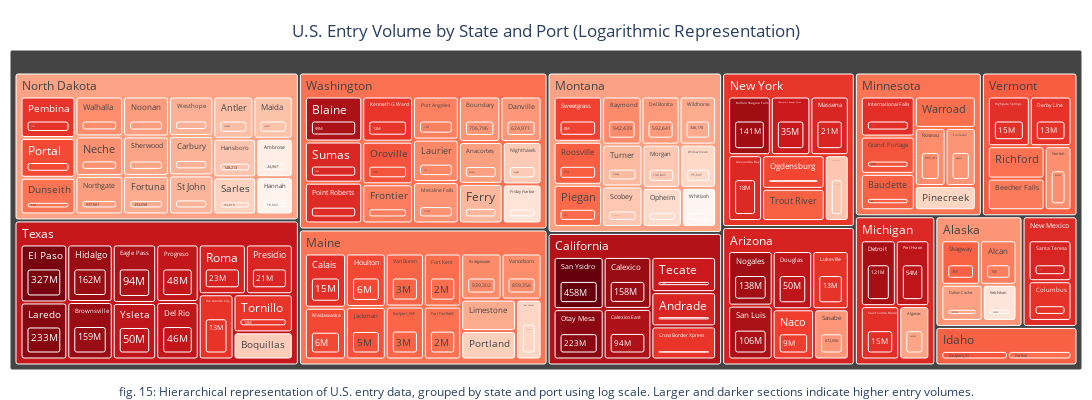

Notebook cell for this chart:
### Code cell
# Merge finalized_broder_crossing_df with state_table to get the State name
finalized_df = finalized_broder_crossing_df .merge(state_table[['Abbr', 'State', 'State_Code']], on='State_Code', how='left')

# Merge finalized_df with border_table to get the Border name
finalized_df = finalized_df.merge(port_table[['Port Name', 'Port Code']], on='Port Code', how='left')

# Merge finalized_df with border_table to get the Border name
finalized_df = finalized_df.merge(border_table[['Border', 'Border_Code']], on='Border_Code', how='left')

# Group by Border and State, and sum the Value (total crossing value per state under each border)
border_state_totals = finalized_df.groupby(['Border', 'State', 'Port Name'])['Value'].sum().reset_index()

# Apply log transformation to the 'Value' column to scale down large values
border_state_totals['Log_Value'] = np.log(border_state_totals['Value'] + 1)  # Adding 1 to avoid log(0)

border_state_totals['Value_Formatted'] = border_state_totals['Value'].apply(lambda x: f"{int(x/1_000_000)}M" if x >= 1_000_000 else f"{x:,}")

# Create the treemap using Plotly, now using Log_Value for both size and color
fig = px.treemap(
    border_state_totals,
    path=['State', 'Port Name','Value_Formatted'],  # Group by Border and then State
    values='Log_Value',  # Size of each rectangle based on log-transformed crossing value
    color='Log_Value',  # Color based on log-transformed value
    color_continuous_scale='Reds',  # Color scale
    #title="U.S. Entry Volume by State and Port (Logarithmic Representation)",
    hover_name='State'
)


fig.update_traces(
   hoverinfo='skip',
    hovertemplate=None,
    marker=dict(cornerradius=2)
)

# Hide the legend and the color scale
fig.update_layout(
    #showlegend=False,           # Hide the legend for the colors
    coloraxis_showscale=False   # Hide the color scale itself
)

fig.update_layout(
     title=dict(
        text="U.S. Entry Volume by State and Port (Logarithmic Representation)",
        x=0.5,            # Centers the title horizontally
        xanchor='center',
        yanchor='top'
    ),
     width=1350,  # Adjust the width (in pixels)
    height=400,
    #autosize=True,  # Automatically adjust size to fit content
    margin=dict(t=50, b=30, l=10, r=10),  # Remove margins (t=top, b=bottom, l=left, r=right)
    showlegend=False,  # Hide the legend for the colors
    coloraxis_showscale=False  # Hide the color scale itself
)

fig.add_annotation(
    text="fig. 15: Hierarchical representation of U.S. entry data, grouped by state and port using log scale. Larger and darker sections indicate higher entry volumes.",
    x=0.5,
    y=-0.1,  # bottom of the figure
    xref="paper",
    yref="paper",
    showarrow=False,
    font=dict(size=12),
    xanchor='center',
    yanchor='bottom'
)


# Show the treemap
fig.show()

### Figure 1 — Plotly figure (JSON) as saved in the notebook; plotly's stock layout.template omitted (floating-point values rounded to 4 significant figures; data arrays with more than 128 entries replaced by an {"elided": "..."} marker saying what was removed)
{"data": [{"branchvalues": "total", "customdata": {"elided": "244x1 float values"}, "domain": {"x": [0, 1], "y": [0, 1]}, "hoverinfo": "skip", "hovertext": {"elided": "244 str values"}, "ids": {"elided": "244 str values"}, "labels": {"elided": "244 str values"}, "marker": {"coloraxis": "coloraxis", "colors": {"elided": "244 float values"}, "cornerradius": 2}, "name": "", "parents": {"elided": "244 str values"}, "type": "treemap", "values": {"elided": "244 float values"}}], "layout": {"annotations": [{"font": {"size": 12}, "showarrow": false, "text": "fig. 15: Hierarchical representation of U.S. entry data, grouped by state and port using log scale. Larger and darker sections indicate higher entry volumes.", "x": 0.5, "xanchor": "center", "xref": "paper", "y": -0.1, "yanchor": "bottom", "yref": "paper"}], "coloraxis": {"colorbar": {"title": {"text": "Log_Value"}}, "colorscale": [[0, "rgb(255,245,240)"], [0.125, "rgb(254,224,210)"], [0.25, "rgb(252,187,161)"], [0.375, "rgb(252,146,114)"], [0.5, "rgb(251,106,74)"], [0.625, "rgb(239,59,44)"], [0.75, "rgb(203,24,29)"], [0.875, "rgb(165,15,21)"], [1, "rgb(103,0,13)"]], "showscale": false}, "height": 400, "legend": {"tracegroupgap": 0}, "margin": {"b": 30, "l": 10, "r": 10, "t": 50}, "showlegend": false, "title": {"text": "U.S. Entry Volume by State and Port (Logarithmic Representation)", "x": 0.5, "xanchor": "center", "yanchor": "top"}, "width": 1350}}
